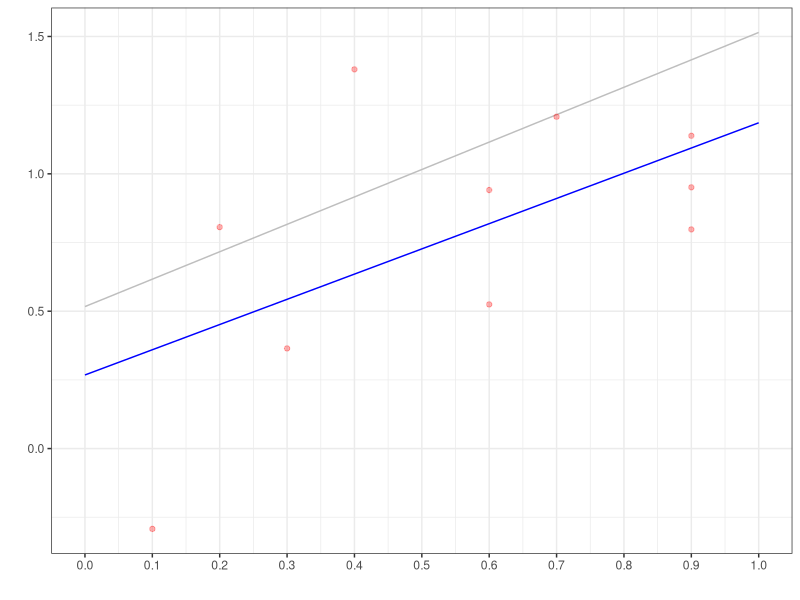
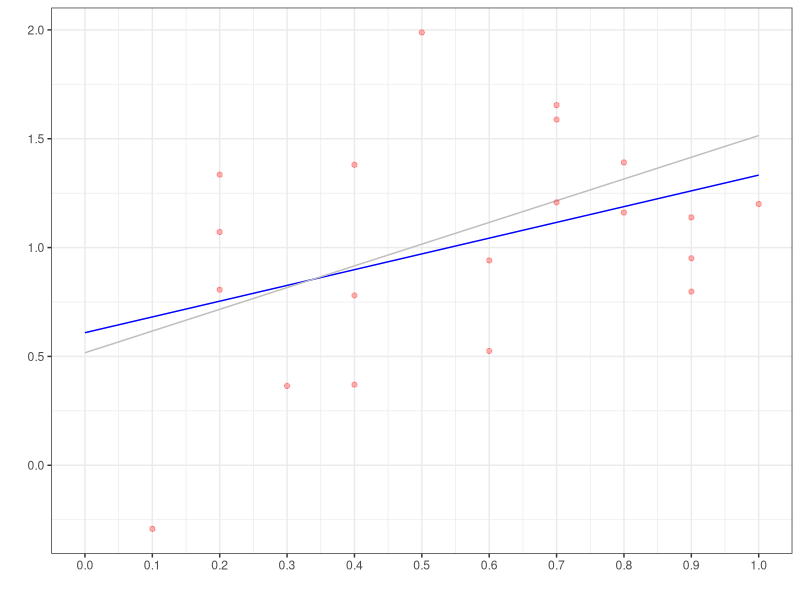
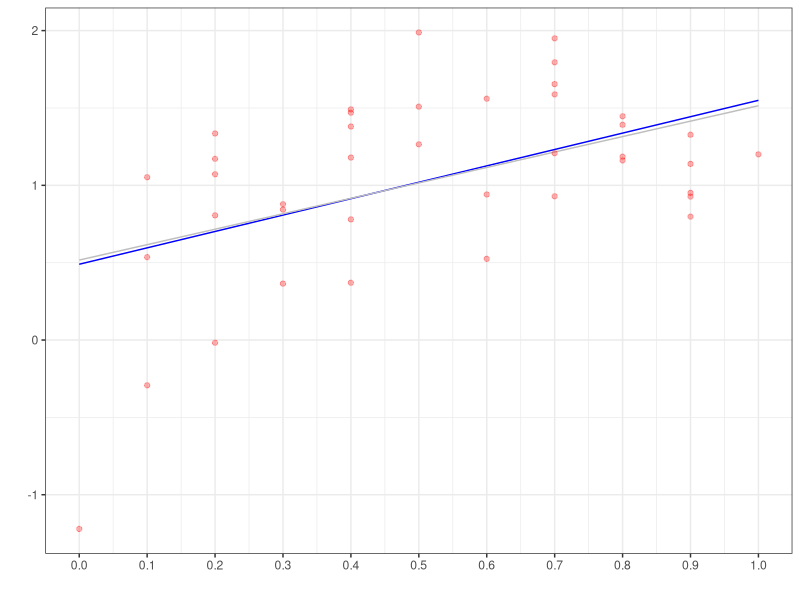
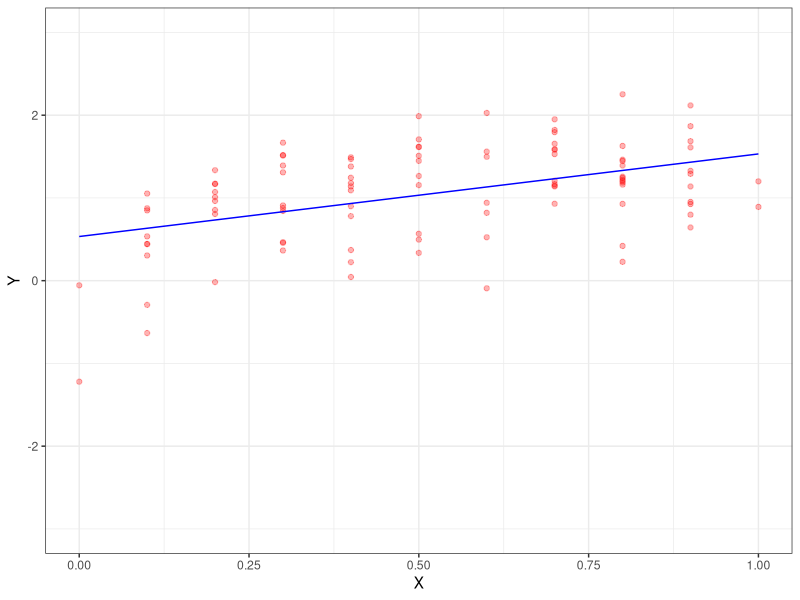
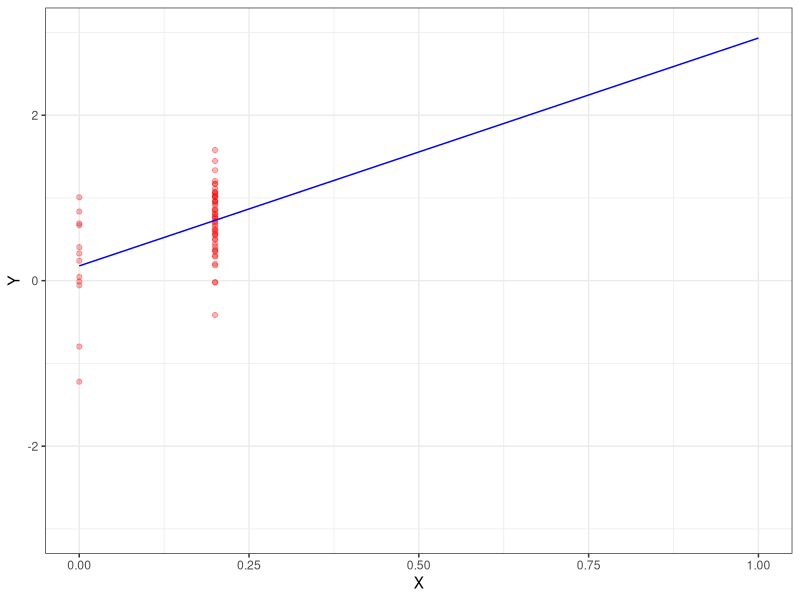
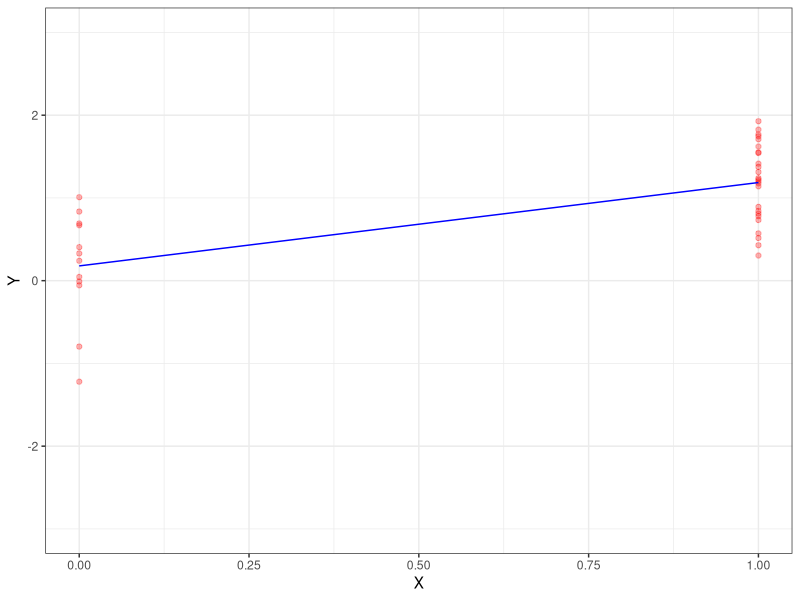
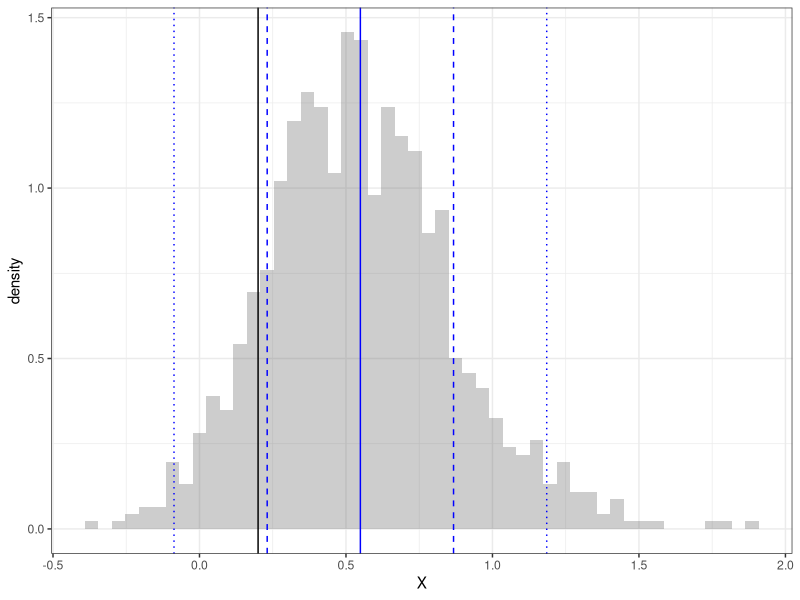
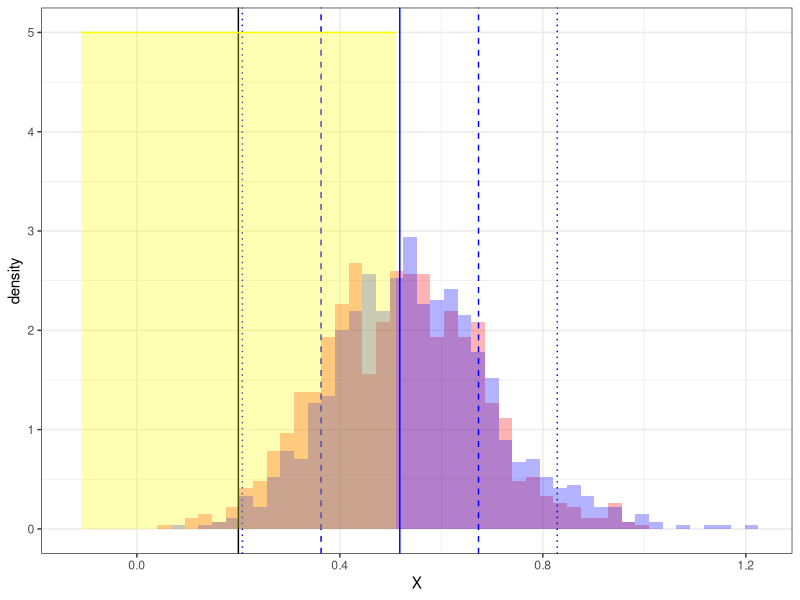

These charts were generated, in order, by the following R code:
## ---- chunk 1
library(purrr)
library(tibble)
library(dplyr)
library(magrittr)
library(ggplot2)
theme_set(theme_bw())
## ---- chunk 2
#| layout-ncol: 3
set.seed(1)
mu = function(x){.2 + x + .5*sinpi(x)}
n = c(10, 20, 40, 1000000)
X = round(runif(max(n)), 1)
Y = mu(X) + .5*rnorm(max(n))
data = data.frame(X=X, Y=Y)
pop.model = lm(Y~X, data=data)
for(ii in 1:3) { 
  model = lm(Y~X, data=data[1:n[ii], ])
  grid = expand.grid(X=seq(0,1,by=.01))
  plot = ggplot(grid) + geom_line(aes(x=X, y=predict(model, newdata=grid)), color='blue') + 
    geom_line(aes(x=X, y=predict(pop.model, newdata=grid)), color='gray') + 
    geom_point(aes(x=X, y=Y), data=data[1:n[ii], ], color='red', alpha=.3) + 
    scale_x_continuous(breaks=seq(0,1,by=.1)) + xlab('') + ylab('') + theme_bw()
  print(plot)
}
## ---- chunk 3
#| layout-ncol: 3
n = 100
model1 = lm(Y~X, data=data[1:n, ])
grid = expand.grid(X=seq(0,1,by=.01))
ggplot(data[1:n,]) + geom_point(aes(x=X, y=Y), color='red', alpha=.3) + 
  geom_line(aes(x=X, y=predict(model1, newdata=data.frame(X=X))), data=grid, color='blue') +
  coord_cartesian(ylim=c(-3,3), xlim=c(0,1))

model2 = lm(Y~X, data=data[data$X %in% c(0,.2) & 1:nrow(data) <= 500, ])
ggplot(data[data$X %in% c(0,.2) & 1:nrow(data) <= 500, ]) +
 geom_point(aes(x=X, y=Y), color='red', alpha=.3) + 
  geom_line(aes(x=X, y=predict(model2, newdata=data.frame(X=X))), data=grid, color='blue') +
  coord_cartesian(ylim=c(-3,3), xlim=c(0,1)) 

model3 = lm(Y~X, data=data[data$X %in% c(0,1) & 1:nrow(data) <= 500, ])
ggplot(data[data$X %in% c(0,1) & 1:nrow(data) <= 500, ]) +
 geom_point(aes(x=X, y=Y), color='red', alpha=.3) + 
  geom_line(aes(x=X, y=predict(model3, newdata=data.frame(X=X))), data=grid, color='blue') +
  coord_cartesian(ylim=c(-3,3), xlim=c(0,1)) 
## ---- chunk 4
sampdist = replicate(1000, {
  samp = data[sample(1:nrow(data), 13, replace=TRUE), ]
  model = lm(Y~X, data=samp)
  c(coef(model)[1])
})
ggplot() + geom_histogram(aes(x=X, y=after_stat(density)), 
  data=data.frame(X=sampdist), bins=50, alpha=.3) +
  geom_vline(aes(xintercept=mu(0)), color='black') +
  geom_vline(aes(xintercept=mean(sampdist)), color='blue') +
  geom_vline(aes(xintercept=mean(sampdist)+c(-1,1)*sd(sampdist)), color='blue', linetype='dashed') + 
  geom_vline(aes(xintercept=mean(sampdist)+c(-2,2)*sd(sampdist)), color='blue', linetype='dotted') 
## ---- chunk 5
sampdist.50 = replicate(1000, {
  samp = data[sample(1:nrow(data), 50, replace=TRUE), ]
  model = lm(Y~X, data=samp)
  c(coef(model)[1])
})
ggplot() + 
  geom_histogram(aes(x=X, y=after_stat(density)), 
    data=data.frame(X=sampdist.50), bins=50, alpha=.3, fill='red') +
  geom_histogram(aes(x=X, y=after_stat(density)), 
    data=data.frame(X=(1/2)*sampdist + (1/2)*mean(sampdist)), bins=50, alpha=.3, fill='blue') +
  geom_vline(aes(xintercept=mu(0)), color='black') +
  geom_vline(aes(xintercept=mean(sampdist.50)), color='blue') +
  geom_vline(aes(xintercept=mean(sampdist.50)+c(-1,1)*sd(sampdist.50)), color='blue', linetype='dashed') + 
  geom_vline(aes(xintercept=mean(sampdist.50)+c(-2,2)*sd(sampdist.50)), color='blue', linetype='dotted') +
  geom_area(aes(y=5, x=mu(0)+c(-2,2)*sd(sampdist.50)), fill='yellow', color='yellow', alpha=.3)
## ---- chunk 6
#| layout-ncol: 2
#| layout-nrow: 2 
#| 
x = seq(-1,1,by=.001)
ggplot() + 
  geom_area(aes(x=x, y=dnorm(x, mean=0, sd=sqrt(1/100))), alpha=.05, color='green', fill='green') +
  geom_vline(aes(xintercept=c(-2,2)*sqrt(1/100)), color='green', linetype='dotted') +
  geom_area(aes(x=x, y=dnorm(x, mean=0, sd=sqrt(1/110))), alpha=.05, color='blue', fill='blue') +
  geom_vline(aes(xintercept=c(-2,2)*sqrt(1/110)), color='blue', linetype='dotted') +
  geom_area(aes(x=x, y=dnorm(x, mean=0, sd=sqrt(1/200))), alpha=.05, color='red', fill='red') +
  geom_vline(aes(xintercept=c(-2,2)*sqrt(1/200)), color='red', linetype='dotted') +
  geom_vline(aes(xintercept=0), color='black') + xlab('') + ylab('') + xlim(-1,1)

ggplot() + 
  geom_area(aes(x=x, y=dnorm(x, mean=0, sd=sqrt(1/10000))), alpha=.05, color='green', fill='green') +
  geom_vline(aes(xintercept=c(-2,2)*sqrt(1/10000)), color='green', linetype='dotted') +
  geom_area(aes(x=x, y=dnorm(x, mean=0, sd=sqrt(1/10010))), alpha=.05, color='blue',  fill='blue') + 
  geom_vline(aes(xintercept=c(-2,2)*sqrt(1/10010)), color='blue', linetype='dotted') +
  geom_area(aes(x=x, y=dnorm(x, mean=0, sd=sqrt(1/10100))), alpha=.05, color='red',   fill='red') +
  geom_vline(aes(xintercept=c(-2,2)*sqrt(1/10100)), color='red', linetype='dotted') +
  geom_vline(aes(xintercept=0), color='black') + xlab('') + ylab('') + xlim(-.1,.1)

ggplot() + 
  geom_area(aes(x=x, y=dnorm(x, mean=0, sd=sqrt(1/100))),        alpha=.05, color='green', fill='green') +
  geom_vline(aes(xintercept=c(-2,2)*sqrt(1/100)), color='green', linetype='dotted') +
  geom_area(aes(x=x, y=dnorm(x, mean=-10/110,  sd=sqrt(1/110))), alpha=.05, color='blue', fill='blue') +
  geom_vline(aes(xintercept=-10/110 + c(-2,2)*sqrt(1/110)), color='blue', linetype='dotted') +
  geom_area(aes(x=x, y=dnorm(x, mean=-100/200, sd=sqrt(1/200))), alpha=.05, color='red', fill='red') +
  geom_vline(aes(xintercept=-100/110 + c(-2,2)*sqrt(1/200)), color='red', linetype='dotted') +
  geom_vline(aes(xintercept=0), color='black') + xlab('') + ylab('') + xlim(-1,1)

ggplot() + 
  geom_area(aes(x=x, y=dnorm(x, mean=0, sd=sqrt(1/10000))), alpha=.05, color='green', fill='green') + 
  geom_vline(aes(xintercept=c(-2,2)*sqrt(1/10000)), color='green', linetype='dotted') + 
  geom_area(aes(x=x, y=dnorm(x, mean=-10/10010, sd=sqrt(1/10010))), alpha=.05, color='blue', fill='blue') +
  geom_vline(aes(xintercept=-10/10010 + c(-2,2)*sqrt(1/10010)), color='blue', linetype='dotted') +
  geom_area(aes(x=x, y=dnorm(x, mean=-100/10100, sd=sqrt(1/10100))), alpha=.05, color='red', fill='red') +
  geom_vline(aes(xintercept=-100/10100 + c(-2,2)*sqrt(1/10100)), color='red', linetype='dotted') +
  geom_vline(aes(xintercept=0), color='black') + xlab('') + ylab('') + xlim(-.1,.1)
  
## ---- chunk 7
library(ggplot2)
mu = function(d, x){.2 + (1-d)*sinpi(x/2) + d*x}
pi = function(x){ 1 - (.1 + .8*abs(cospi(x))) }

set.seed(1)
n = 1000
X = sample(seq(0,1,by=.333), n, replace=T)
D = rbinom(n, 1, pi(X))
Y = mu(D,X) + .02*rnorm(n)
data = data.frame(X=X, D=D, Y=Y)
summaries = data %>% group_by(D,X) %>% summarize(mu=mean(Y), n = n()) %>%
                     group_by(D) %>% mutate(f=n/sum(n))

scatter = ggplot(data) + 
  geom_point(aes(x=X+.01*(2*D-1), y=Y, color=factor(D)), 
             position=position_jitter(w=.1,h=0), alpha=.2) + 
  scale_x_continuous(breaks=seq(0,1,by=.1)) + xlab('') + ylab('') + 
  geom_col(aes(x=X, y=f, fill=factor(D), color=factor(D)), data=summaries, position='identity', alpha=.2, width=.25) +
  guides(color='none', fill='none') + theme_bw()
scatter 
## ---- chunk 8
f0 = summaries %>% filter(D==0)
f0 = f0[order(f0$X),]
f1 = summaries %>% filter(D==1)
f1 = f1[order(f1$X),]
options(digits=2)
## ---- chunk 9
#| echo: true
additive.model = lm(Y~D+X, data=data) 
summary(additive.model)
## ---- chunk 10
muhat.additive = function(d,x) { predict(additive.model, newdata=data.frame(X=x,D=d)) }
grid = expand.grid(X=seq(0,1,by=.01), D=0:1)
scatter + geom_line(aes(x=X, y=muhat.additive(D,X), color=factor(D)), data=grid)
## ---- chunk 11
#| echo: true

quadratic.formula  = Y ~ D*(1+X+I(X^2))
quadratic.model = lm(quadratic.formula, data=data) 
summary(quadratic.model)
## ---- chunk 12
muhat.quadratic = function(d,x) { predict(quadratic.model, newdata=data.frame(X=x,D=d)) }
grid = expand.grid(X=seq(0,1,by=.01), D=0:1)
scatter + geom_line(aes(x=X, y=muhat.quadratic(D,X), color=factor(D)), data=grid)
## ---- chunk 13
beta3 = coef(quadratic.model)[2]
beta4 = coef(quadratic.model)[4]
beta5 = coef(quadratic.model)[5]
## ---- chunk 14
estimate.ATT = function(model, data) {
  X = data$X
  D = data$D
  muhat = function(d,x) { predict(model, newdata=data.frame(X=x,D=d)) }
  mean(muhat(1,X[D==1]) - muhat(0, X[D==1]))
}
## ---- chunk 15
set.seed(1)
## ---- chunk 16
#| echo: true  
#| cache: true 
B=1000
ATT.boot = rep(NA,B)
for( b in 1:B ){
  bootind = sample(1:nrow(data),size=nrow(data),replace=TRUE)
  data.boot = data[bootind,]
  model.boot = lm(quadratic.formula, data=data.boot) 
  ATT.boot[b] = estimate.ATT(model.boot, data.boot)
}
## ---- chunk 17
#| echo: true
sd(ATT.boot)/sqrt(n)
## ---- chunk 18
ggplot() + geom_histogram(aes(x=ATT.boot, y=after_stat(density)), alpha=.3, fill='orange') 
## ---- chunk 19
ATTweights = function(d,x) { d + (1-d)*pi(x)/(1-pi(x)) }
data$ATTweights = ATTweights(data$D, data$X)
additive.model.ipw = lm(Y~D+X, data=data, weights=ATTweights) 
summary(additive.model.ipw)
## ---- chunk 20
#| layout-nrow: 2
muhat.ipw.additive = function(d,x) { predict(additive.model.ipw, newdata=data.frame(X=x,D=d)) }
scatter + 
  geom_line(aes(x=X, y=muhat.additive(D, X), color=factor(D)), data=grid) +
  geom_line(aes(x=X, y=muhat.ipw.additive(D,X), color=factor(D)), data=grid, linetype='dashed')
## ---- chunk 21
#| cache: true
set.seed(1) 
B=5000
ATT.boot = data.frame(additive=rep(NA,B), additive.ipw=rep(NA,B), quadratic=rep(NA,B))
for( b in 1:B ){
  bootind = sample(1:nrow(data),size=nrow(data),replace=TRUE)
  data.boot = data[bootind,]
  boot.model.additive.ipw = lm(Y~D+X, data=data.boot, weights=ATTweights)
  boot.model.quadratic = lm(quadratic.formula, data=data.boot)
  boot.model.additive = lm(Y~D+X, data=data.boot)
  ATT.boot$additive[b] = estimate.ATT(boot.model.additive, data.boot)
  ATT.boot$additive.ipw[b] = estimate.ATT(boot.model.additive.ipw, data.boot)
  ATT.boot$quadratic[b] = estimate.ATT(boot.model.quadratic, data.boot) 
}
## ---- chunk 22
ATT.point = data.frame(additive.ipw = estimate.ATT(additive.model.ipw, data),
                       additive = estimate.ATT(additive.model, data),
                       quadratic = estimate.ATT(quadratic.model, data))
## ---- chunk 23
ggplot(ATT.boot) + 
  geom_histogram(aes(x=additive, y=after_stat(density)), alpha=.3, fill='orange', bins=100) +
  geom_histogram(aes(x=quadratic, y=after_stat(density)), alpha=.3,  fill='magenta', bins=100) + 
  geom_histogram(aes(x=additive.ipw, y=after_stat(density)), alpha=.3,  fill='blue', bins=100) +
  geom_pointrange(aes(y=20, x=ATT.point$additive, xmin=ATT.point$additive-2*sd(ATT.boot$additive), xmax=ATT.point$additive+2*sd(ATT.boot$additive)), color='orange') + 
  geom_pointrange(aes(y=30, x=ATT.point$quadratic, xmin=ATT.point$quadratic-2*sd(ATT.boot$quadratic), xmax=ATT.point$quadratic+2*sd(ATT.boot$quadratic)), color='magenta') +
  geom_pointrange(aes(y=40, x=ATT.point$additive.ipw, xmin=ATT.point$additive.ipw-2*sd(ATT.boot$additive.ipw), xmax=ATT.point$additive.ipw+2*sd(ATT.boot$additive.ipw)), color='blue') + xlab('') + ylab('')
## ---- chunk 24
set.seed(5)

mu = function(d, x){.2 + x + (1-d) }
pi = function(x){ 1 - .01 -.98*abs(cospi(x/2)) }

m = 10000
X = sample(seq(0,1,by=.3333), m, replace=T)
D = rbinom(m, 1, pi(X))
Y = mu(D,X) + .02*rnorm(m)
pop = data.frame(X=X, D=D, Y=Y)

pop.scatter = ggplot(pop) + 
  geom_point(aes(x=X+.01*(2*D-1), y=Y, color=factor(D)), 
             position=position_jitter(w=.1,h=0), alpha=.3, size=1) + 
  scale_x_continuous(breaks=seq(0,1,by=.1)) + xlab('') + ylab('') + 
  geom_histogram(aes(x=X, y=.4*after_stat(density), fill=factor(D), color=factor(D)), 
    position='identity', bins=10, alpha=.2) +
  guides(color='none', fill='none') + theme_bw()

n = 1000
set.seed(7)
data = pop[sample(1:nrow(pop), n, replace=TRUE), ]
summaries = data %>% group_by(D,X) %>% summarize(mu=mean(Y), n = n()) %>%
                     group_by(D) %>% mutate(f=n/sum(n))

grid = expand.grid(X=seq(0,1,by=.3333), D=0:1)
sample.scatter = ggplot(data) + 
  geom_point(aes(x=X+.01*(2*D-1), y=Y, color=factor(D)), 
             position=position_jitter(w=.1,h=0), alpha=.2, size=2) + 
  scale_x_continuous(breaks=seq(0,1,by=.1)) + xlab('') + ylab('') + 
  geom_col(aes(x=X, y=f, fill=factor(D), color=factor(D)), data=summaries, position='identity', alpha=.2, width=.25) +
  geom_line(aes(x=X, y=pi(X)), data=grid, size=1, color='purple') +
  geom_point(aes(x=X, y=pi(X)), data=grid, color='purple') +
  guides(color='none', fill='none') + theme_bw()

#pop.scatter 
sample.scatter
## ---- chunk 25
B = 5000
estimates = data.frame(additive=rep(NA,B), additive.ipw=rep(NA,B)) 
set.seed(7)
for( b in 1:B ){
  data = pop[sample(1:nrow(pop), n, replace=TRUE), ]
  data$ATTweights = data$D + (1-data$D)*pi(data$X)/(1-pi(data$X)) 
  additive.model.ipw = lm(Y~D+X, data=data, weights=ATTweights)
  additive.model     = lm(Y~D+X, data=data)
  estimates$additive[b]     = estimate.ATT(additive.model, data)
  estimates$additive.ipw[b] = estimate.ATT(additive.model.ipw, data)
}
## ---- chunk 26
ggplot(estimates) + 
  geom_histogram(aes(x=additive, y=after_stat(density)), alpha=.3, fill='orange', bins=50) +
  geom_histogram(aes(x=additive.ipw, y=after_stat(density)), alpha=.3, fill='blue', bins=50)
## ---- chunk 27
set.seed(7)
data = pop[sample(1:nrow(pop), n, replace=TRUE), ]
lm(Y~D, data=data)
## ---- chunk 28
additive.model = lm(Y~D+X, data=data)
summary(additive.model)
## ---- chunk 29
data$weights = data$D + (1-data$D)*pi(data$X)/(1-pi(data$X))
univariate.model.ipw = lm(Y~D, data=data, weights=weights)
summary(univariate.model.ipw)
## ---- chunk 30
muhat.univariate.ipw = function(d,x) { predict(univariate.model.ipw, newdata=data.frame(X=x,D=d)) }
sample.scatter + geom_line(aes(x=X, y=muhat.univariate.ipw(D,X), color=factor(D)), data=grid) + 
                 geom_point(aes(x=X, y=muhat.univariate.ipw(D,X), color=factor(D)), data=grid)  
